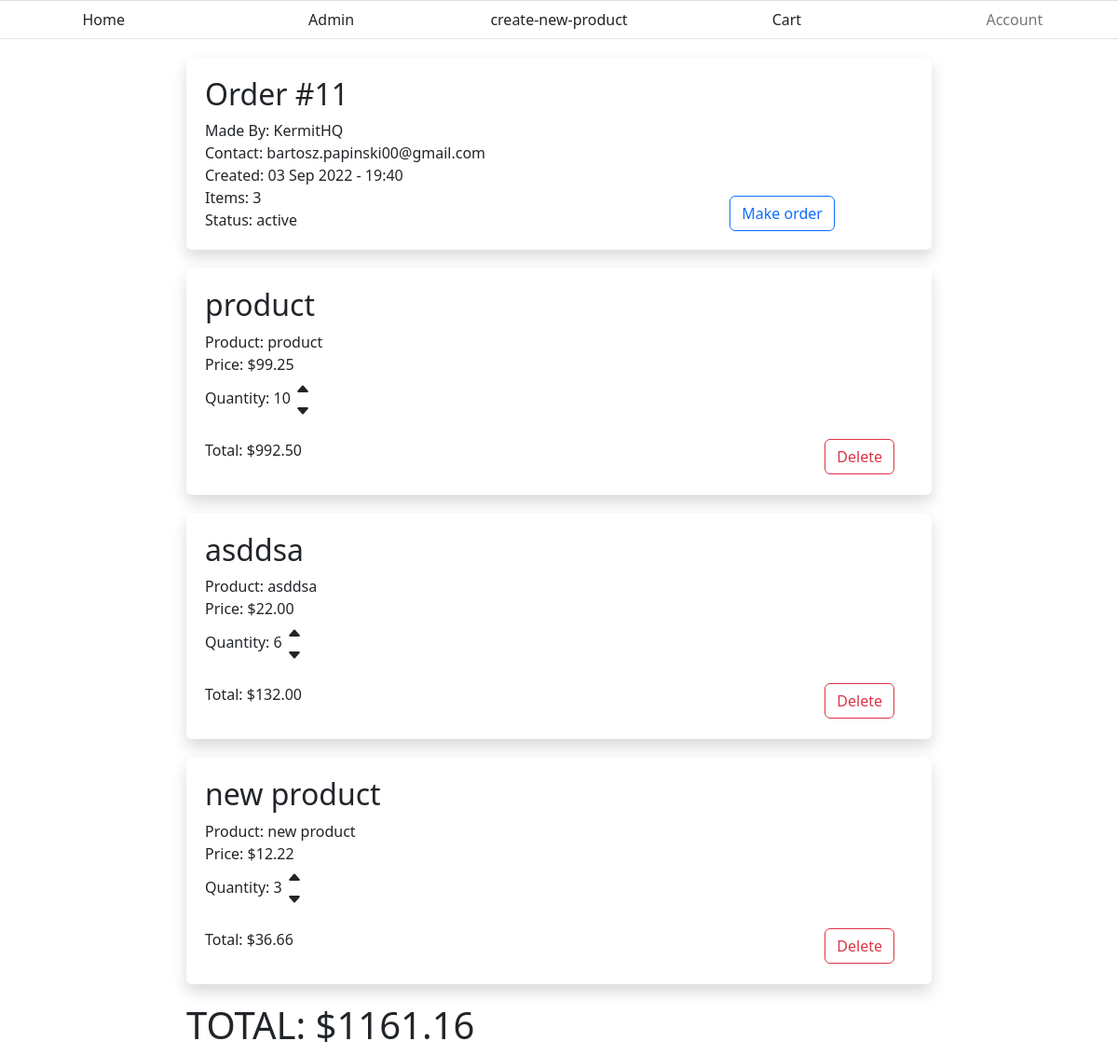
Page /cart/ (signed in) on the committed database.
### Ecommerce/models.py (models this page shows, shortened)
class Order(models.Model):
	user = models.ForeignKey(Account, on_delete=models.CASCADE)
	is_active = models.BooleanField(default=True) # if can be editted by user
	created = models.DateTimeField(auto_now_add=True)
	made = models.BooleanField(default=False) # if has been made by user
	paid = models.BooleanField(default=False) # if has beed paid by user
	complete = models.BooleanField(default=False) # if has been completed by admin/service
	def getStatus(self):
		if self.is_active:
			return "active"
		elif self.made:
			return "made"
		elif self.paid:
			return "paid"
		elif self.complete:
			return "completed"
		else:
			return "Something went wrong"

class OrderItem(models.Model):
	order = models.ForeignKey(Order, on_delete=models.CASCADE)
	item = models.ForeignKey(Product, on_delete=models.CASCADE)
	quantity = models.IntegerField()
	def get_total_price(self):
		price = self.item.price * self.quantity
		return price

class Product(models.Model):
	name = models.CharField(max_length=200)
	category = models.ForeignKey(Category, on_delete=models.CASCADE)
	availability = models.IntegerField()
	price = models.DecimalField(max_digits=5, decimal_places=2)

### Account/models.py (models this page shows, shortened)
class Account(AbstractBaseUser):
	email = models.EmailField( unique=True, max_length=60)
	username = models.CharField(max_length=60, unique=True)
	date_joined = models.DateTimeField(auto_now_add=True)
	last_login = models.DateTimeField(auto_now=True)
	is_admin = models.BooleanField(default=False)
	is_active = models.BooleanField(default=True)
	is_staff = models.BooleanField(default=False)
	is_superuser = models.BooleanField(default=False)
	USERNAME_FIELD= 'email'
	REQUIRED_FIELDS = ['username']
	objects = MyAccountManager()
	profile_picture = models.ImageField(upload_to=getImageURL, default="media/static/profile_pics/default.png")
	def __str__(self):
		return self.email

### Ecommerce/views.py (the view)
# urls.py: path('cart/', CartView, name="cart"),
@login_required
def CartView(request):
	context = {}
	order = None
	try:
		order = Order.objects.get(user=request.user, is_active=True)
	except:
		pass
	try:
		order = Order.objects.get(user=request.user, made=True)
	except:
		pass
	if order:
		ordered_products = OrderItem.objects.filter(order=order)
		total_price = 0
		for product in ordered_products:
			total_price += product.get_total_price()
		TOTAL_price = 0
		for item in order.orderitem_set.all():
			TOTAL_price += item.get_total_price()
		context['TOTAL'] = TOTAL_price
		context['total_price'] = total_price
		context['order'] = order
		context['ordered_products'] = ordered_products
	return render(request, "Ecommerce/cart.html", context)

### Ecommerce/templates/Ecommerce/cart.html (shortened to what this page needs)
{% extends 'base.html' %}
{% block content %}
	<div class="order-data shadow bg-white rounded">
		<div>
			<div>
				<h2>Order #{{order.id}}</h2>
			</div>
			<div class="user-data">
				<p>Made By: {{order.user.username}}</p>
				<p>Contact: {{order.user}}</p>
				<p>Created: {{order.created|date:"d M Y - G:i"}}
				<p>Items: {{ordered_products.count}}</p>
				<p>Status: {{order.getStatus}}</p>
			</div>
		</div>
		<div class="filler">
		</div>
		<div class="filler">
		</div>
		{% if order.made == False %}
			<div class="buttons">
				<button onclick="MakeOrder({{order.id}})" type="button" class="btn btn-outline-primary">Make order</button>
			</div>
		{% else %}
			<div class="buttons">
				<button onclick="#" type="button" class="btn btn-outline-primary">Pay</button>
				<button onclick="CancelOrder({{order.id}})" type="button" class="btn btn-outline-danger">Cancel</button>
			</div>
		{% endif %}
	</div>
	<link rel="stylesheet" href="//code.jquery.com/ui/1.13.2/themes/base/jquery-ui.css">
	{% for product in ordered_products %}
		{% if product %}
			<div class="cart-data shadow bg-white rounded" id="{{product.id}}">
				<div class="item">
					<h2>{{product.item.name}}</h2>
				</div>
				<div class="product-data">
					<p>Product: {{product.item.name}}</p>
					<p id="price">Price: ${{product.item.price}}</p>
					<div class="product-quantity">
						<div class="quantity" id="testing">
							<p>Quantity: {{product.quantity}}</p>
						</div>
						{% if order.made == False %}
							<div class="change-quantity">
								<form method="POST">
									<a href="#"  data-orderItemId="{{product.id}}" class = "quantity-increase"><div >
										<svg xmlns="http://www.w3.org/2000/svg" width="16" height="16" fill="currentColor" class="bi bi-caret-up-fill" viewBox="0 0 16 16"><path d="m7.247 4.86-4.796 5.481c-.566.647-.106 1.659.753 1.659h9.592a1 1 0 0 0 .753-1.659l-4.796-5.48a1 1 0 0 0-1.506 0z"/></svg>
									</div>
									</a>
									<a href="#" data-orderItemId="{{product.id}}" class = "quantity-decrease"><div ><svg xmlns="http://www.w3.org/2000/svg" width="16" height="16" fill="currentColor" class="bi bi-caret-down-fill" viewBox="0 0 16 16"><path d="M7.247 11.14 2.451 5.658C1.885 5.013 2.345 4 3.204 4h9.592a1 1 0 0 1 .753 1.659l-4.796 5.48a1 1 0 0 1-1.506 0z"/></svg></div></a>
								</form>
							</div>
						{% endif %}
					</div>
				</div>
				<div class="cost">
					<div class="footer-item">
						<p id="total">Total: ${{product.get_total_price}}</p>
					</div>
					{% if order.made == False %}
					<div class="footer-item">
						<button onclick="Delete({{product.id}})" type="button" class="btn btn-outline-danger">Delete</button>
					</div>
					{% endif %}
				</div>
			</div>
		{% endif %}
	{% endfor %}
	<h1 id="TOTAL">TOTAL: ${{TOTAL}}</h1>
{% endblock content %}

### static/styles/style.css (style rules this page uses)
a, a:hover, a:focus, a:active { text-decoration: none; color: inherit; }

### Ecommerce/templates/Ecommerce/cart.html (style rules this page uses)
.cart-data { min-height: 100px; padding: 20px; margin-bottom: 20px; display: flex; flex-direction: column; }
.product-data { padding-bottom: 20px; }
.cost { display: flex; flex-direction: row; width: 100%; justify-content: space-between; }
.product-data p { margin-bottom: 0; }
.order-data { margin-top: 20px; display: flex; flex-direction: row; padding: 20px; margin-bottom: 20px; justify-content: space-between; }
.product-quantity { display: flex; flex-direction: row; vertical-align: middle; }
.quantity p { margin-top: 12px; padding-right: 5px; }
.quantity { vertical-align: middle; }
.footer-item { padding-left: 0px; padding-right: 20px; }
.filler { flex: 2; }
.buttons { flex: 3; align-self: flex-end; align-content: flex-end; }
.user-data p { padding-bottom: 0; margin-bottom: 0; }
.user-data { flex: 1; }

### rows in the picture
Order: id "11", user.username "KermitHQ", user "bartosz.papinski00@gmail.com", created "03 Sep 2022 - 19:40", getStatus "active"
OrderItem: item.name "product", item.price "99.25", quantity "10", get_total_price "992.50"
OrderItem: item.name "asddsa", item.price "22.00", quantity "6", get_total_price "132.00"
OrderItem: item.name "new product", item.price "12.22", quantity "3", get_total_price "36.66"

### other values in the picture
{{ ordered_products.count }} "3"
{{ TOTAL }} "1161.16"
